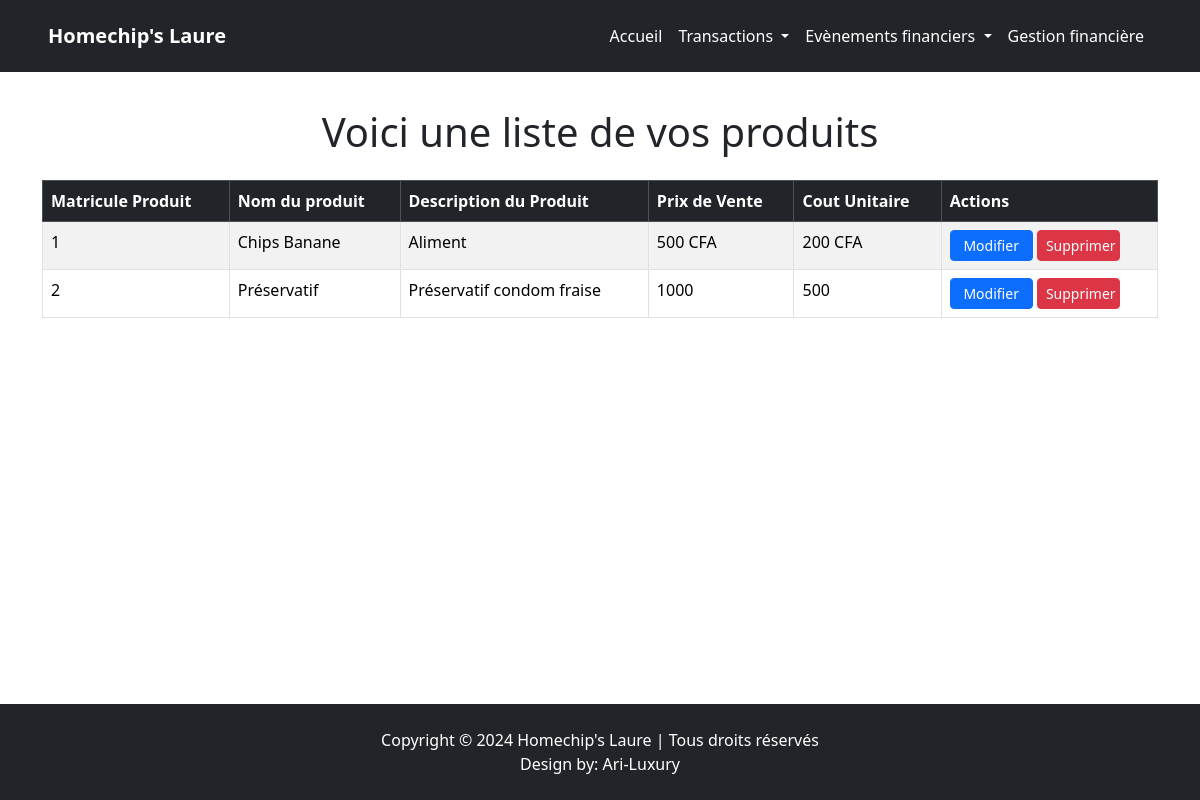
Before: /produit.php with the older database file.
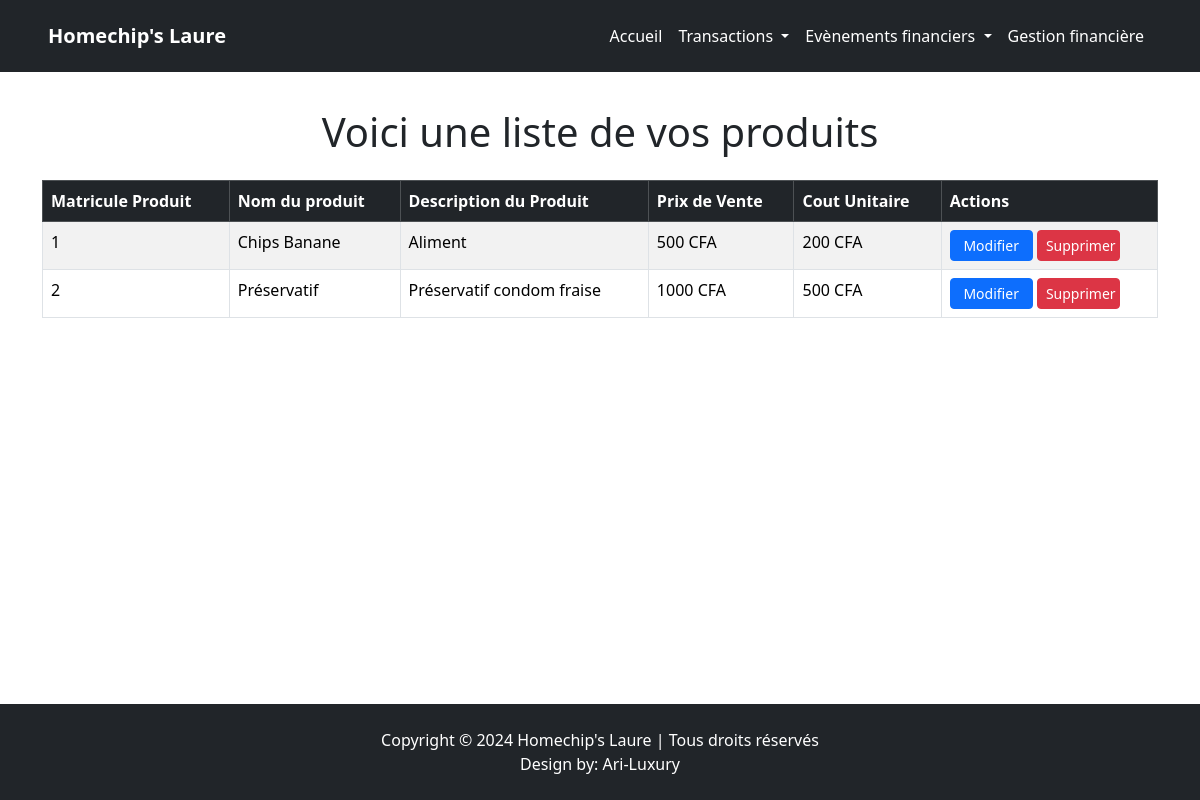
After: the same page with the newer database file.
### tables this page shows
CREATE TABLE `produits` (
  `idProduit` int(11) NOT NULL,
  `NomProduit` varchar(20) NOT NULL,
  `DescriptionProduit` varchar(255) NOT NULL,
  `PrixVente` varchar(20) NOT NULL,
  `CoutUnitaire` varchar(20) NOT NULL
);

### produit.php (the view, shortened to what this page needs)
<?php
    include('connexion.php');
    $req= "SELECT * FROM produits";
    $reponse= $bdd -> query($req);
    $donnee= $reponse -> fetchAll();
?>
<!DOCTYPE html>
<html lang="en">
<head>
    <link href="https://cdn.jsdelivr.net/npm/bootstrap@5.3.0/dist/css/bootstrap.min.css" rel="stylesheet">
</head>
<body class="d-flex flex-column min-vh-100">
    <?php include 'navbar/en_tete.php'; ?>
    <section class="container mt-5 flex-grow-1">
        <h1 class="ajout text-center mb-4">Voici une liste de vos produits</h1>
        <div class="table-responsive">
            <table class="table table-striped table-bordered">
                <thead class="table-dark">
                    <tr>
                        <th>Matricule Produit</th>
                        <th>Nom du produit</th>
                        <th>Description du Produit</th>
                        <th>Prix de Vente</th>
                        <th>Cout Unitaire</th>
                        <th>Actions</th>
                    </tr>
                </thead>
                <tbody>
                    <?php
                        foreach($donnee as $liste){
                    ?>
                    <tr>
                        <td><?= $liste['idProduit'] ?></td>
                        <td><?= $liste['NomProduit'] ?></td>
                        <td><?= $liste['DescriptionProduit'] ?></td>
                        <td><?= $liste['PrixVente'] ?></td>
                        <td><?= $liste['CoutUnitaire'] ?></td>
                        <td>
                            <a href="modif_form_prod.php?id=<?= $liste['idProduit'] ?>" class="btn btn-primary btn-sm col-lg-5 col-md-12 col-sm-12">Modifier</a>
                            <a href="modif_form_prod.php?id=<?= $liste['idProduit'] ?>"
                                onclick="return confirm('Voulez-vous supprimer cet enregistrement?')" class="btn btn-danger btn-sm col-lg-5 col-md-12 col-sm-12">Supprimer</a>
                        </td>
                    </tr>
                    <?php
                        }
                    ?>
                </tbody>
            </table>
        </div>
    </section>
    <footer class="footer bg-dark text-white text-center py-4">
        <p class="mb-0 ">Copyright © 2024 Homechip's Laure | Tous droits réservés</p>
        <p class="mb-0 ">Design by: <a href="https://ari-luxury.com" class="text-white text-decoration-none">Ari-Luxury</a></p>
    </footer>
</body>
</html>

### navbar/en_tete.php (shortened to what this page needs)
<!DOCTYPE html>
<html lang="en">
<head>
    <link href="https://cdn.jsdelivr.net/npm/bootstrap@5.3.3/dist/css/bootstrap.min.css" rel="stylesheet">
    <link rel="stylesheet" href="">
</head>
<body>
<header class="bg-dark py-2">
    <nav class="navbar navbar-expand-lg navbar-dark bg-dark container-fluid">
        <a class="navbar-brand ms-5 fw-bold" href="home.php">Homechip's Laure</a>
        <div class="collapse navbar-collapse" id="navbarNav">
            <ul class="sous_menu navbar-nav ms-lg-auto ms-sm-5 ms-xs-5 me-5">
                <li class="nav-item">
                    <a class="nav-link text-white" href="home.php">Accueil</a>
                </li>
                <li class="nav-item dropdown">
                    <a class="nav-link text-white dropdown-toggle" href="#" id="navbarDropdownTransactions" role="button" data-bs-toggle="dropdown" aria-expanded="false">
                        Transactions
                    </a>
                </li>
                <li class="nav-item dropdown">
                    <a class="nav-link text-white dropdown-toggle" href="#" id="navbarDropdownEvents" role="button" data-bs-toggle="dropdown" aria-expanded="false">
                        Evènements financiers
                    </a>
                </li>
                <li class="nav-item">
                    <a class="nav-link text-white" href="gestion.php">Gestion financière</a>
                </li>
            </ul>
        </div>
    </nav>
</header>
</body>
</html>

### produit.php (style rules this page uses)
.ajout { margin-top: 60px; }
.table-responsive { overflow-x: auto; }
footer { margin-top: auto; }

### navbar/en_tete.php (style rules this page uses)
header { position: fixed; width: 100%; top: 0; z-index: 1000; }

Changed rows visible on the page:
changed produits "Préservatif": PrixVente "1000" → "1000 CFA"; CoutUnitaire "500" → "500 CFA"
